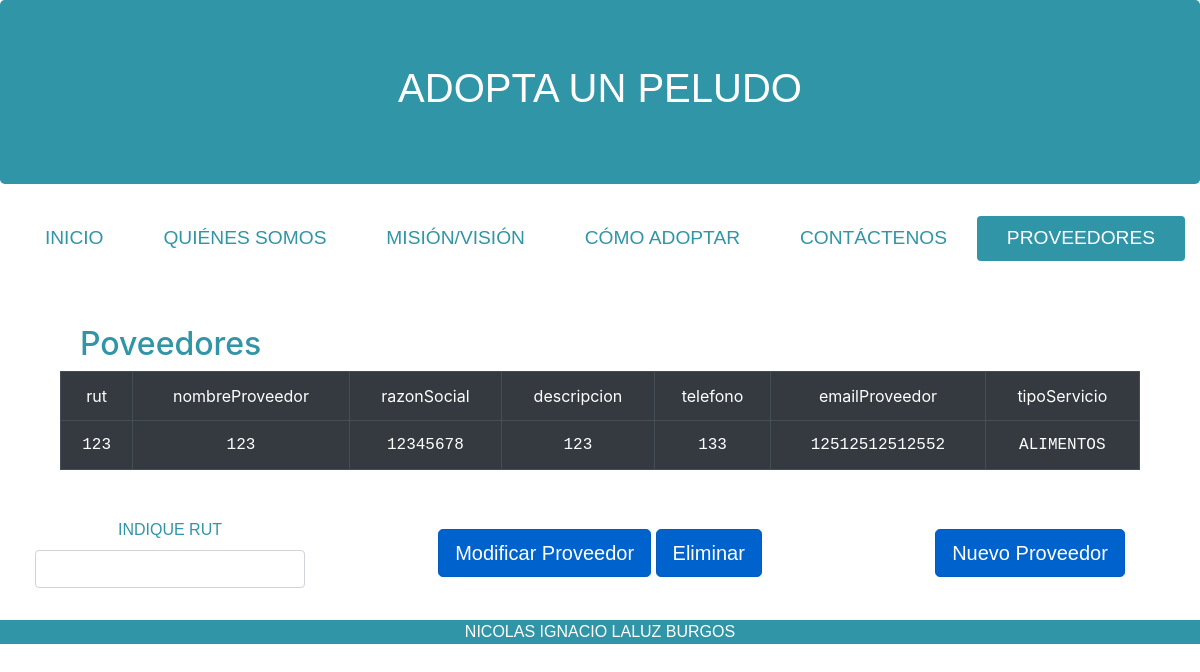
The app's page /proveedores, older data.
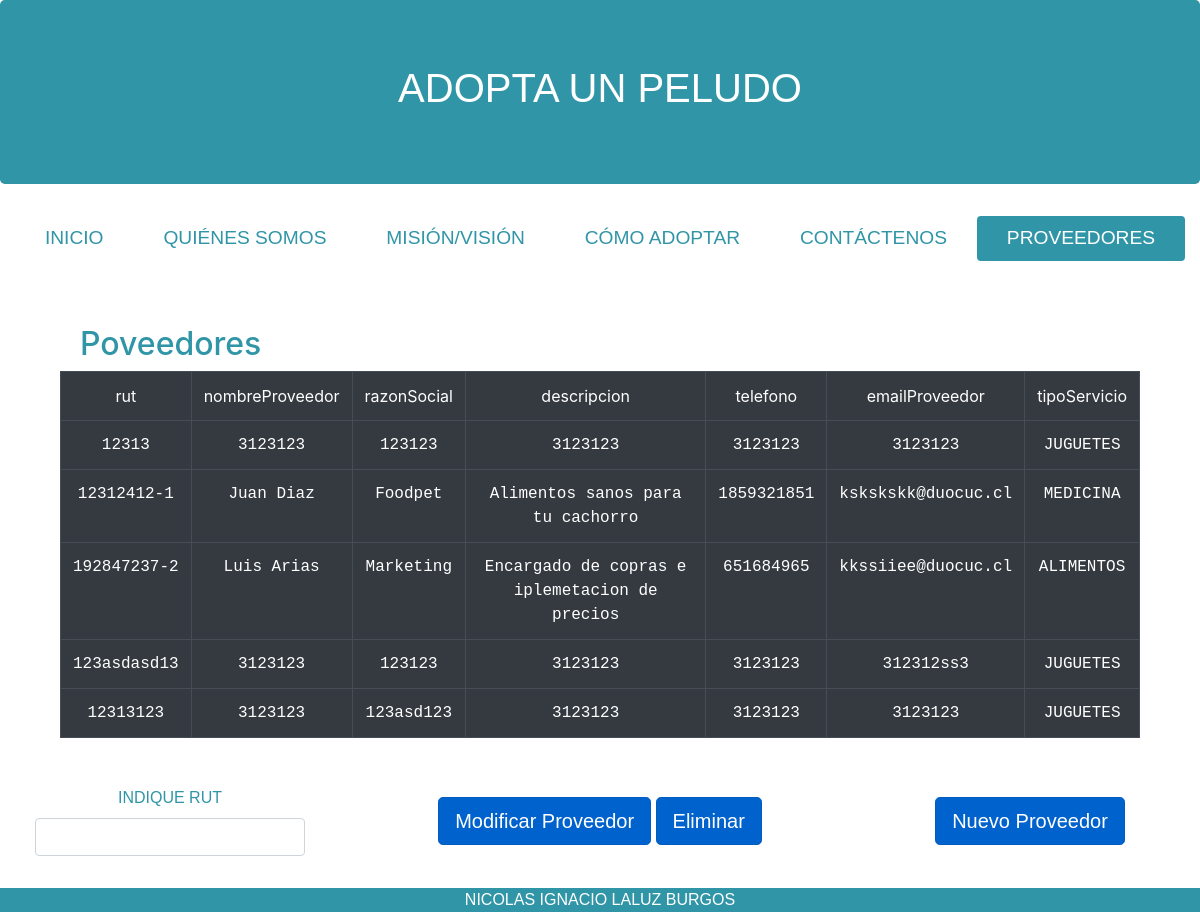
The same page, newer data.
### core/models.py (models this page shows, shortened)
class Proveedor(models.Model):
    rut= models.CharField(primary_key=True,max_length=50,verbose_name='rut',default='')
    nombreProveedor = models.CharField(max_length=50,verbose_name='nombreProveedor',default='')
    razonSocial = models.CharField(max_length=50,verbose_name='razonSocial',default='')
    descripcion = models.CharField(max_length=500,verbose_name='descripcion',default='')
    telefono = models.CharField(max_length=50,verbose_name='telefono',default='')
    emailProveedor = models.CharField(max_length=50,verbose_name='emailProveedor',default='')
    tipoServicio = models.ForeignKey(Servicio,on_delete=models.CASCADE)

class Servicio(models.Model):
    idCategoria = models.CharField(primary_key=True,max_length=20,verbose_name='idCategoria',default='')
    nombreServicio = models.CharField(max_length=50,verbose_name='nombreServicio',default='')

### core/views.py (the view)
# urls.py: path('proveedores',proveedores,name='proveedores'),
def proveedores(request):
    proveedores= Proveedor.objects.all()
    datos = {
        'proveedores' : proveedores
    }
    return render(request,'core/proveedores.html',datos)

### core/templates/core/proveedores.html (shortened to what this page needs)
<!DOCTYPE html>
<html lang="es">
    <head>
        <link rel="stylesheet" href="https://cdn.jsdelivr.net/npm/bootstrap@4.6.0/dist/css/bootstrap.min.css">
        {% load static %}
        <link rel="stylesheet" href="{% static 'core/css/styles.css'%}">
      </head>
    <body>
        <div class="container-fluid text-center">
          <div class="row  ">
            <div class="col-md-12 jumbotron">
              <h1>ADOPTA UN PELUDO</h1>
            </div>
          </div>
          <div class="row">
            <div class="col-md-12 navegacion">
            <nav class="nav nav-pills flex-column flex-sm-row">
              <a class="flex-sm-fill text-sm-center nav-link " href="/">INICIO</a>
              <a class="flex-sm-fill text-sm-center nav-link " href="/quienes-somos">QUIÉNES SOMOS</a>
              <a class="flex-sm-fill text-sm-center nav-link" href="/mision-vision">MISIÓN/VISIÓN</a>
              <a class="flex-sm-fill text-sm-center nav-link " href ="/como-adoptar">CÓMO ADOPTAR</a>
              <a class="flex-sm-fill text-sm-center nav-link " href ="/contactenos">CONTÁCTENOS</a>
              <a class="flex-sm-fill text-sm-center nav-link active" href ="/proveedores">PROVEEDORES</a>
            </nav>
          </div>
          </div>
         <div class="row">
           <div class="titulo_pag">
           <h2>Poveedores</h2>
          </div>
         </div>
         <div class="row tabla">
          <table class="table table-bordered table-dark" style="border: 1px solid black; max-width: 90%; margin: auto;">
            <tr>
                <td scope="col">
                  rut
                </td>
                <td scope="col">
                  nombreProveedor
                </td>
                <td scope="col">
                  razonSocial
                </td>
                 <td scope="col">
                  descripcion
                 </td>
                <td scope="col">
                  telefono
                 </td>
                 <td scope="col">
                  emailProveedor
              </td>
                 <td scope="col">
                  tipoServicio
              </td>
            </tr>
            {% for ve in proveedores %}
            <tr>
                <td style="font-family: 'Courier New', Courier, monospace;">
                    {{ve.rut}}
                </td>
                <td style="font-family: 'Courier New', Courier, monospace;">
                    {{ve.nombreProveedor}}
                </td>
                <td style="font-family: 'Courier New', Courier, monospace;">
                  {{ve.razonSocial}}
                </td>
                <td style="font-family: 'Courier New', Courier, monospace;">
                {{ve.descripcion}}
                </td>
                <td style="font-family: 'Courier New', Courier, monospace;">
                  {{ve.telefono}}
                  </td>
                <td style="font-family: 'Courier New', Courier, monospace;">
                  {{ve.emailProveedor}}
                  </td>
                <td style="font-family: 'Courier New', Courier, monospace;">
                  {{ve.tipoServicio.nombreServicio}}
                </td>
            </tr>
            {% endfor %}
          </table>
        </div>
        <br>
        <br>
        <div class="row">
          <div class="col-3">
            <label for="">INDIQUE RUT</label>
            <input type="text" class="form-control" id="dato">
          </div>
          <div class="col-6">
            <a href="#" type="button"  class="btn btn-primary btn-lg active" role="button" aria-pressed="true" id="modificarProveedorr">Modificar Proveedor</a>
            <a type="button" class="btn btn-primary btn-lg active" role="button" aria-pressed="true" id="eliminarProveedor">Eliminar</a>
          </div>
          <div class="col-3">
            <a href="/crearProveedores"  class="btn btn-primary btn-lg active" role="button" aria-pressed="true" id="crearProveedor">Nuevo Proveedor</a>
          </div>
        </div>
      </div>
          <footer >
            NICOLAS IGNACIO LALUZ BURGOS
          </footer>
    </body>
</html>

### core/static/core/css/styles.css (style rules this page uses)
.jumbotron { background-color: #3095a7; color: white; font-family: 'Franklin Gothic Medium', 'Arial Narrow', Arial, sans-serif; }
footer { background-color: #3095a7; color: white; font-family: 'Franklin Gothic Medium', 'Arial Narrow', Arial, sans-serif; margin-top: 2rem; text-align: center; }
.nav-pills .nav-link.active, .show>.nav-pills .nav-link { background:#3095a7!important }
.nav-pills a { color: #3095a7; font-size: larger; font-family: 'Franklin Gothic Medium', 'Arial Narrow', Arial, sans-serif; }
.row .titulo_pag { margin-top: 4rem; color: #3095a7; text-align: center; margin-left: 5rem; }
.row .col-6 { max-width: 30rem; margin-top: 2rem; margin: auto; font-family: 'Franklin Gothic Medium', 'Arial Narrow', Arial, sans-serif; color: #3095a7; }
.row .col-3 { max-width: 30rem; margin-top: 2rem; margin: auto; font-family: 'Franklin Gothic Medium', 'Arial Narrow', Arial, sans-serif; color: #3095a7; }

Row changes from the older to the newer data that the page shows:
removed Proveedor: rut "123", nombreProveedor "123", razonSocial "12345678", descripcion "123", telefono "133", emailProveedor "12512512512552", tipoServicio.nombreServicio "ALIMENTOS"
added Proveedor: rut "12313", nombreProveedor "3123123", razonSocial "123123", descripcion "3123123", telefono "3123123", emailProveedor "3123123", tipoServicio.nombreServicio "JUGUETES"
added Proveedor: rut "12312412-1", nombreProveedor "Juan Diaz", razonSocial "Foodpet", descripcion "Alimentos sanos para tu cachorro", telefono "1859321851", emailProveedor "kskskskk@duocuc.cl", tipoServicio.nombreServicio "MEDICINA"
added Proveedor: rut "192847237-2", nombreProveedor "Luis Arias", razonSocial "Marketing", descripcion "Encargado de copras e iplemetacion de precios", telefono "651684965", emailProveedor "kkssiiee@duocuc.cl", tipoServicio.nombreServicio "ALIMENTOS"
added Proveedor: rut "123asdasd13", nombreProveedor "3123123", razonSocial "123123", descripcion "3123123", telefono "3123123", emailProveedor "312312ss3", tipoServicio.nombreServicio "JUGUETES"
added Proveedor: rut "12313123", nombreProveedor "3123123", razonSocial "123asd123", descripcion "3123123", telefono "3123123", emailProveedor "3123123", tipoServicio.nombreServicio "JUGUETES"
